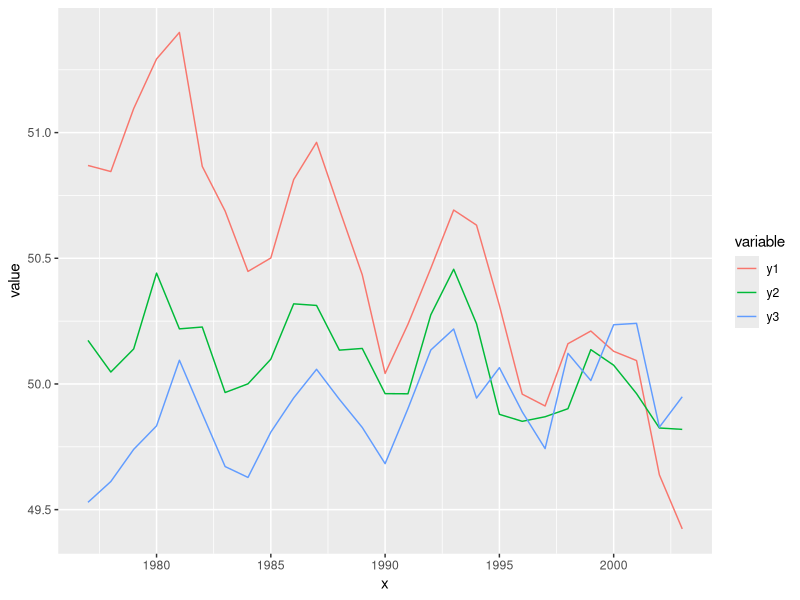
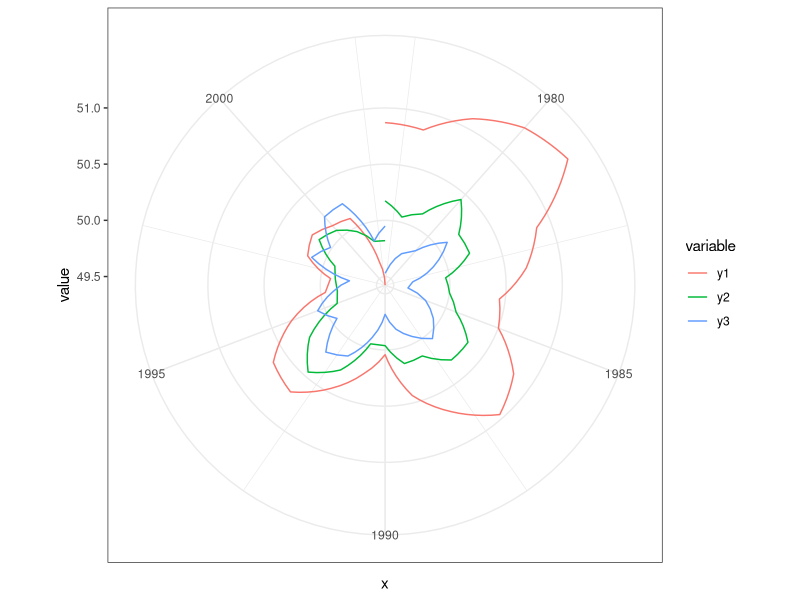

Write the R code that produced these figures, in order. (Note: this script raises an error after producing the figures.)
## ---- chunk 1
library(ggplot2)
library(reshape2)

## Generate some sample data 
x = 1977:2003
y1 = .3*sin(x) + rnorm(length(x), 0, .1) + -.05*x + 150
y2 = .2*sin(x) + rnorm(length(x), 0, .1) + -.01*x + 70
y3 = .2*sin(x) + rnorm(length(x), 0, .1) + .01*x + 30

## Reshape the data: year, variable (y1,y2,y3), value
dat = melt(data.frame(x, y1, y2, y3), "x")

## ---- chunk 2
ggplot(dat, aes(x,value,color=variable)) + geom_line()
## ---- chunk 3
ggplot(dat, aes(x,value,color=variable)) + geom_line() + coord_polar() + theme_bw() 

## ---- chunk 4
##reading in data from Collins08
collins08 <- read.csv("collins08.csv")

##running mean rank shift function 
dat <- meanrankshift(collins08)

##plotting
ggplot(dat, aes(year_pair, MRS, color=replicate)) + geom_line()

  
